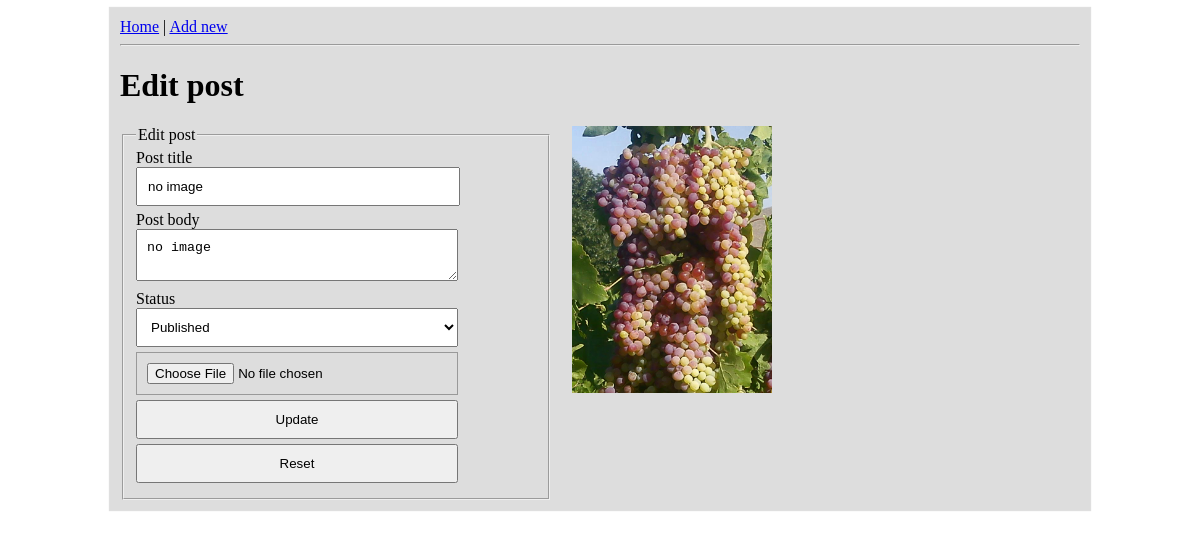
The app's page /admin/edit.php?id=21 with its own data.
### tables this page shows
CREATE TABLE `blog` (
  `id` int(11) NOT NULL,
  `title` varchar(255) NOT NULL,
  `body` text NOT NULL,
  `image` text NOT NULL,
  `status` tinyint(1) NOT NULL,
  `date` date NOT NULL DEFAULT current_timestamp(),
  `delete_status` int(1) NOT NULL DEFAULT 1
);

### admin/functions.php (called while the page is built, shortened)
<?php
function connection()
	{
		$host='localhost';
		$user='admin';
		$pass='123';
		$db = 'db_one';
		$con = mysqli_connect($host,$user,$pass,$db);
		return $con;
	}
	function view_data($id){
		$link = connection();
		$sql = "SELECT * FROM blog WHERE id = '$id'";
		if (mysqli_query($link,$sql)) {
			$result=mysqli_query($link,$sql);
			return $result;
		}
		else{
			die('Query not correct'.mysqli_error($link));
		}
	}
 ?>

### admin/edit.php (the view, shortened to what this page needs)
<?php include 'functions.php'; ?>
<?php include 'header.php'; ?>
<?php
	$err_title = '';
	$err_body = '';
	$err_status = '';
	$result = view_data($_GET['id']);
    $row = mysqli_fetch_assoc($result);
 ?>
 <h1>Edit post</h1>
<div style="width: 45%;float: left;">
	<form action="" method="post" enctype="multipart/form-data">
		<fieldset>
			<legend>Edit post</legend>
			<label>Post title</label><br>
			<input type="text" name="title" value="<?= $row['title']; ?>"><span class="error"><?= $err_title?></span><br>
			<label>Post body</label><br>
			<textarea row='10' cols="7" name="body"><?= $row['body']; ?></textarea><span class="error"><?= $err_body?></span><br>
			<label>Status</label><br>
			<select name="status">
				<?php
					if ($row['status']==1) {
						echo '<option value="1" selected>Published</option>';
					}
					else{
						echo '<option value="1">Published</option>';
						echo '<option value="0" selected>Unpublished</option>';
					}
				 ?>
			</select> <span class="error"><?= $err_status ?></span><br>
			<input type="file" name="image"><br>
			<input type="submit" name="btn_post" value="Update"><br>
			<input type="reset" name="btn_reset" value="Reset"><br>
		</fieldset>
	</form>
</div>
<div style="width: 45%;float: left;margin-left: 20px;">
	<img src="<?= $row['image']; ?>" width="200">
</div>
</div>
</body>
</html>

### admin/header.php (style rules this page uses)
input,textarea,select { width: 300px; padding: 10px; margin-bottom: 5px; }
input[type='submit'],input[type='reset'],select { width: 322px; }
input[type='file'] { padding: 10px; border:1px solid #999; }

### records on screen
blog: title "no image", body "no image", status "Published", image (picture)
